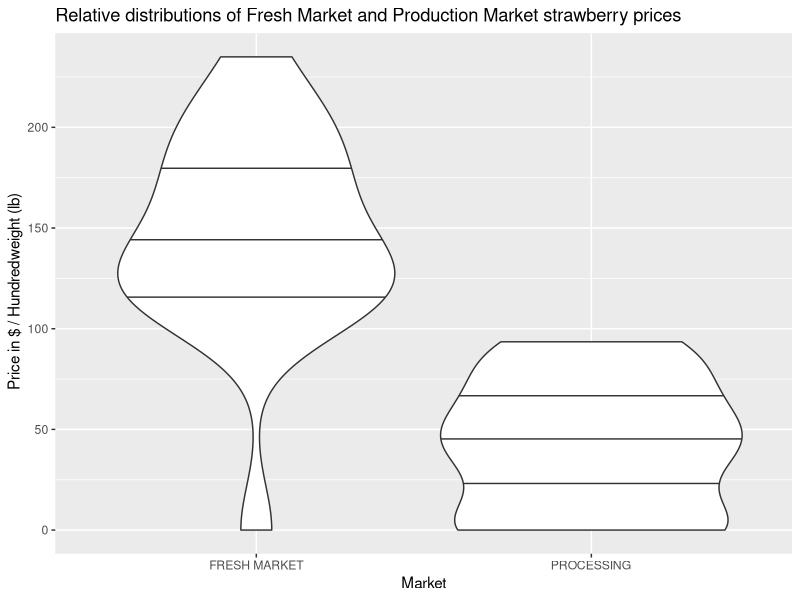
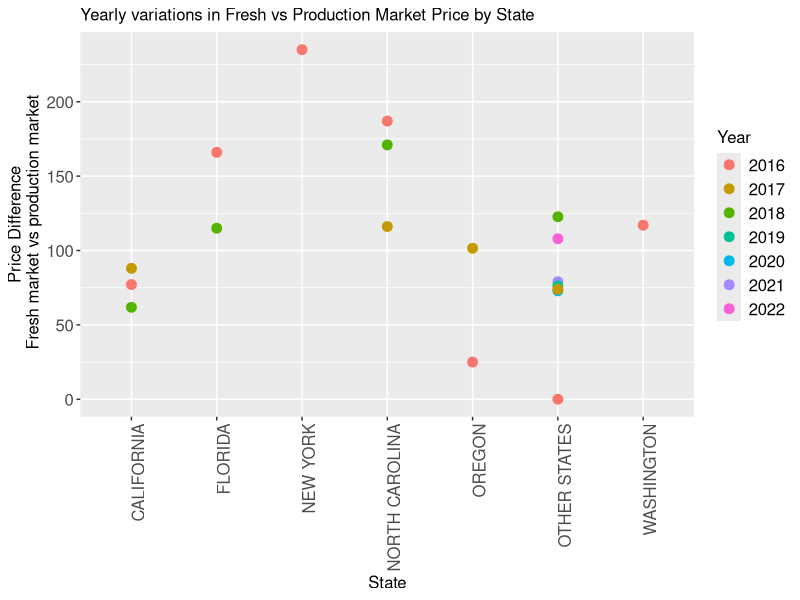
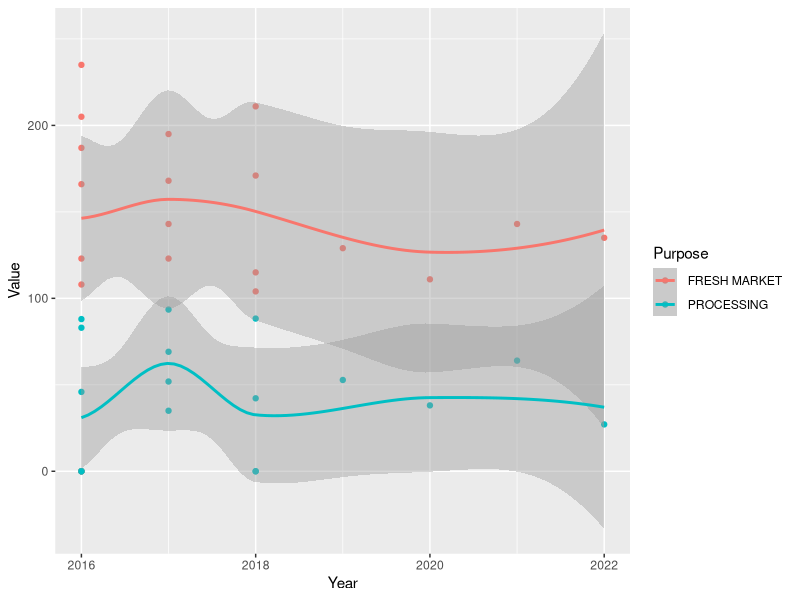
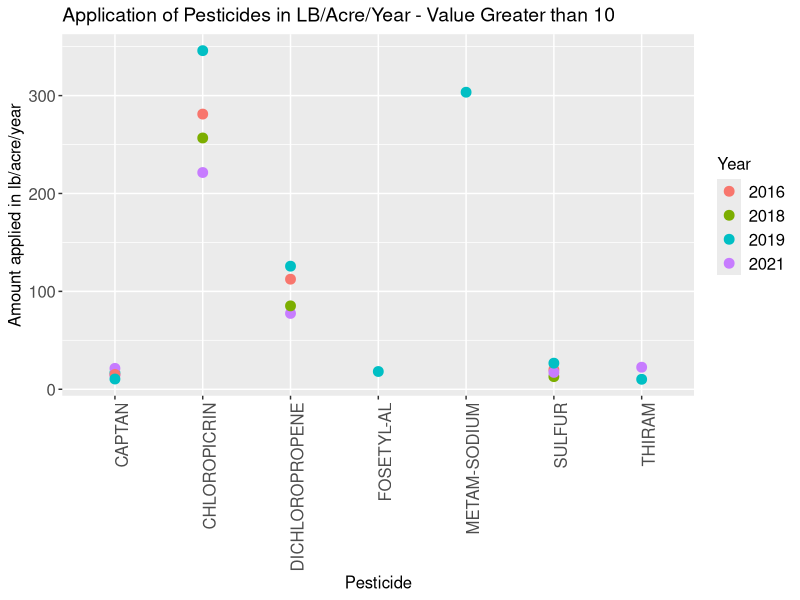

These figures' R source, in order:
## ---- chunk 1

#Loading the libraries we shall need
library(knitr)
library(tidyverse)
library(stringr)
library(ggplot2)

strwb_survey<- read.csv("strwb_survey.csv", header = TRUE)

#Extracting the data relevant to chemicals using the Pesticide or Market Column

strwb_survey_c<- strwb_survey |> filter(Pesticide_or_Market == " BEARING - APPLICATIONS")
strwb_mkt<- strwb_survey |> filter(Pesticide_or_Market != " BEARING - APPLICATIONS")
## ---- chunk 2
strwb_mkt |> distinct(Price_or_Weight.)

strwb_mkt <- strwb_mkt |> rename(PriceProduction = Price_or_Weight.)
## ---- chunk 3

#Getting Price or Production values
strwb_mkt$PriceProduction<-ifelse(is.na(strwb_mkt$PriceProduction)==FALSE,
                                   strwb_mkt$PriceProduction,
  ifelse(str_detect(strwb_mkt$Pesticide_or_Market,"PRODUCTION")==TRUE |
    str_detect(strwb_mkt$Measurement_Unit,"PRODUCTION")==TRUE,"PRODUCTION",
  ifelse(str_detect(strwb_mkt$Pesticide_or_Market,"PRICE RECEIVED")==TRUE |       str_detect(strwb_mkt$Measurement_Unit,"PRICE RECEIVED")==TRUE,
         "PRICE RECEIVED",strwb_mkt$PriceProduction)))

#Changing the name of Pesticide or Market

strwb_mkt<- strwb_mkt |> rename(
                                Purpose = Pesticide_or_Market
)

## ---- chunk 4
strwb_mkt$Measurement_Unit<- ifelse(is.na(strwb_mkt$Measurement_Unit),
                                    strwb_mkt$Purpose,strwb_mkt$Measurement_Unit)
strwb_mkt$Purpose<- str_replace(strwb_mkt$Purpose,"- PRICE RECEIVED","")
strwb_mkt$Purpose<- str_replace(strwb_mkt$Purpose,"- PRODUCTION","")

strwb_mkt$Purpose<- ifelse(str_detect(strwb_mkt$Purpose,"MEASURED")==TRUE, "AGGREGATE",
                           strwb_mkt$Purpose)

strwb_mkt$Aggregate_type<- ifelse(strwb_mkt$Purpose == "Aggregate", 
                                  strwb_mkt$Measurement_Unit,
                                  strwb_mkt$Aggregate_type)
## ---- chunk 5

a<- strwb_mkt$Measurement_Unit[which(str_detect(strwb_mkt$Measurement_Unit,"MEASURED")==FALSE)]
b<- strwb_mkt$Aggregate_type[which(str_detect(strwb_mkt$Measurement_Unit,"MEASURED")==FALSE)]

strwb_mkt$Aggregate_type[which(str_detect(strwb_mkt$Measurement_Unit,"MEASURED")==FALSE)]<- a
strwb_mkt$Measurement_Unit[which(str_detect(strwb_mkt$Measurement_Unit,"MEASURED")==FALSE)]<- b

#Casting all non numeric values as NA
strwb_mkt$Value<- suppressWarnings(as.numeric(strwb_mkt$Value))
## ---- chunk 6
#Getting the Chemical Type and putting it into its own column
strwb_survey_chem1 <- strwb_survey_c |> mutate(`Chemical Type` = 
                                               str_sub(Domain,str_locate(Domain,"CHEMICAL,")[,2]+1,),
                                             .after= Domain.Category)

#Extracting Chemical Name into a column
strwb_survey_chem1<- strwb_survey_chem1 |> mutate(`Chemical Name`=
                                                    str_sub(Domain.Category,
                                                    str_locate(Domain.Category,":")[,2]+3,
                                                    str_locate(Domain.Category,"=")[,1]-2),
                                                  .after = `Chemical Type`)
#Extracting Chemical ID into a column
strwb_survey_chem1<- strwb_survey_chem1 |> mutate(`Chemical ID`=
                                                    str_sub(Domain.Category,-7), .after= `Chemical Name`)
strwb_survey_chem1$`Chemical ID`<- str_sub(strwb_survey_chem1$`Chemical ID`,1,-2)
strwb_survey_chem1$`Chemical ID`<- ifelse(strwb_survey_chem1$Domain=="TOTAL",NA,strwb_survey_chem1$`Chemical ID`)
strwb_survey_chem1$`Chemical ID`<- ifelse(str_detect(strwb_survey_chem1$Domain.Category,"TOTAL")==TRUE,NA,strwb_survey_chem1$`Chemical ID`)
strwb_survey_chem1$`Chemical ID`<- str_replace(strwb_survey_chem1$`Chemical ID`,"=","")
strwb_survey_chem1$`Chemical ID`<- str_trim(strwb_survey_chem1$`Chemical ID`, side = 'both')

strwb_survey_chem<- strwb_survey_chem1
## ---- chunk 7
#Creating a list of distinct chemical names in the dataset, their ids
chemical_list<- strwb_survey_chem |> filter(is.na(`Chemical Name`)!=TRUE) |>
                distinct(`Chemical Name`,.keep_all = TRUE)|> 
                select(`Chemical Name`,`Chemical ID`)

#Finding the CAS numbers corresponding to each chemical:

CAS_no<- c("131860-33-8","","","","","","1219521-95-5","1303-96-4","188425-85-6",
           "","133-06-2","20543-04-8","180409-60-3","121552-61-2","119446-68-3",
           "126833-17-8","131341-86-1","658066-35-4","907204-31-3","39148-24-8",
           "875915-78-9","70630-17-0","13492-26-7","88671-89-0","183675-82-3",
           "146659-78-1","	298-14-6","60207-90-1","	175013-18-0","53112-28-0",
           "878790-59-1","","7704-34-9","112281-77-3","23564-05-8","137-26-8",
           "141517-21-7","68694-11-1","128639-02-1","103361-09-7","38641-94-0",
           "70901-12-1","15299-99-7","42874-03-3","1910-42-5","	40487-42-1",
           "71751-41-2","57960-19-7","135410-20-7","108168-76-9","63428-82-0",
           "149877-41-8","82657-04-3","68038-71-1","68038-71-1","68038-71-1",
           "68038-71-1","68038-71-1","69327-76-0","","120962-03-0","500008-45-7",
           "","736994-63-1","400882-07-7","333-41-5","153233-91-1","13356-08-6",
           "39515-41-8","134098-61-6","158062-67-0","951659-40-8","","78587-05-0",
           "138261-41-3","121-75-5","161050-58-4","300-76-5","8002-65-1","947173-77-5",
           "116714-46-6","64742-89-8","51-03-6","67701-09-1","8003-34-7","96489-71-3",
           "95737-68-1","935545-74-7","131929-60-7","283594-90-1","153719-23-4",
           "135158-54-2","334-48-5","124-07-2","8023-77-6","76-06-2","542-75-6",
           "76674-21-0","8000-78-0","7722-84-1","10045-86-0","137-41-7","8012-95-1",
           "","79-21-0","1312-76-1","","","1228284-64-7","99129-21-2","14215-52-2",
           "87674-68-8","81406-37-3","100784-20-1","145701-23-1","63-25-2","120928-09-8",
           "946578-00-3","525-79-1","16672-87-0","133-32-4","","20427-59-2","67892-31-3",
           "77182-82-2","	122836-35-5","2921-88-2","8001-22-7","1315501-18-8","","",
           "68038-71-1","","108-62-3","137-42-8","","1332-65-6","2439-10-3","66332-96-5",
           "2008-39-1","32341-80-3","52315-07-8","68424-85-1","32426-11-2","5538-94-3",
           "7173-51-5","36734-19-7","155569-91-8","91465-08-6","203313-25-1","57-06-7",
           "624-92-0","1317-39-1","63718-65-0","272451-65-7","74-83-9","1897-45-6",
           "120116-88-3","8018-01-7","115-29-7","404-86-4","",	"57754-85-5","122-34-9",
           "5902-51-2","15708-41-5","81777-89-1")

chemical_list$CAS_no<- CAS_no

## ---- chunk 8
#Reading in UN information on hazards by CAS number
library(readxl)
hazards <- read_xlsx("WHO_codes.xlsx")
hazards$CAS_no <- str_trim(str_sub(hazards$CAS,1,str_locate(hazards$CAS," ")[,2]),"both")

codes<- hazards$CAS_no

hazards$Toxicity<- str_sub(hazards$CAS, str_locate(hazards$CAS,
                    fixed(hazards$CAS_no))[,2],)

hazards$Toxicity <- str_match(hazards$Toxicity, " \\s*(.*?)\\s* ")[,2]

hazards<- hazards |> select(-CAS)

hazards$Hazard <- ifelse(hazards$Toxicity=="Ia","Extremely hazardous",
                  ifelse(hazards$Toxicity=="Ib","Highly hazardous",
                  ifelse(hazards$Toxicity=="II","Moderately hazardous",
                  ifelse(hazards$Toxicity=="III", "Slightly hazardous",
                  ifelse(hazards$Toxicity =="U","Not acutely hazardous",
                  ifelse(hazards$Toxicity=="FM","Fumigant","Obsolete"))))))

hazard_info<- merge(x =chemical_list,y=hazards,by="CAS_no", x.chemical_list=TRUE)

#adding in a few chemicals whose codes were missing by hand

hazard_info<-rbind(hazard_info,c("20543-04-8","COPPER OCTANOATE","	
23306","U","Not acutely hazardous"))

hazard_info<-rbind(hazard_info,c("2180409-60-3","	
CYFLUFENAMID","555550","U","Not acutely hazardous"))

hazard_info<-rbind(hazard_info,c("121552-61-2","CYPRODINIL","	
288202","U","Not acutely hazardous"))

hazard_info<-rbind(hazard_info,c("70630-17-0","	
MEFENOXAM","113502","III","Slightly hazardous"))

hazard_info<-rbind(hazard_info,c("","PAECILOMYCES FUMOSOR","115002","U",
                                 "Not acutely hazardous"))


strwb_chem_info<- merge(x=strwb_survey_chem,y=hazard_info, by= "Chemical Name", 
                        all.x=TRUE)

strwb_chem_info$Value <- suppressWarnings(as.numeric(strwb_chem_info$Value))
strwb_chem_info$Value <- ifelse(strwb_chem_info$Value == "	
(NA)", NA,strwb_chem_info$Value)
## ---- chunk 9
#We are going to filter our data set so we look only at those entries for which we have hazard information

chem<- strwb_chem_info |> filter(is.na(Hazard)!=TRUE)

#Data with the aggregate type = AVG. What does AVG actually show us?

avg_chem <- chem |> filter(Aggregate_type==" AVG")
non_avg_chem <- chem |> filter(is.na(Aggregate_type)==TRUE)
## ---- chunk 10
# There are a lot of NA values in this dataset. Let's remove them and see what we get from the rest:
mkt_eda<- strwb_mkt |> filter(is.na(Value)==FALSE)

#Looking at prices per cwt:

prices<- mkt_eda |> filter( Measurement_Unit == " MEASURED IN $ / CWT") |>
  filter(Purpose != "AGGREGATE") |> 
  group_by(Purpose)

ggplot(prices, aes(Purpose, Value))+
  geom_violin(draw_quantiles = c(0.25,0.5,0.75))+
  labs(
    title="Relative distributions of Fresh Market and Production Market strawberry prices",
    x="Market", y=" Price in $ / Hundredweight (lb)"
  )
  

## ---- chunk 11
state_prices<- mkt_eda |> filter( Measurement_Unit == " MEASURED IN $ / CWT") |>
  filter(Purpose != "AGGREGATE") |> group_by(State)

#calcualte the difference between each row:

state_prices<- state_prices |> mutate(market_diff = 
  Value - lag(Value, default = Value[1])) |> select(Year, State, market_diff) 

rows <- seq(1,38)
diff_state_prices<- state_prices[rows%%2==0,]
diff_state_prices$market_diff<- abs(diff_state_prices$market_diff)
diff_state_prices$Year<- factor(diff_state_prices$Year)
  
ggplot(diff_state_prices, aes(State, market_diff, color = Year))+
  geom_point(size=3)+theme(axis.text.x = element_text(angle = 90, vjust = 1, 
                                                      hjust=1),
                           plot.title = element_text(size=12),
                        axis.text=element_text(size=12),
                        axis.title=element_text(size=12),
                        legend.title = element_text(size=12),
                        legend.text = element_text(size=12))+
  labs(title="Yearly variations in Fresh vs Production Market Price by State",
       x="State", y= "Price Difference\n Fresh market vs production market")
  



## ---- chunk 12
g<-ggplot(data=prices, aes(Year, Value, color=Purpose))+
  geom_point()+suppressWarnings(stat_smooth())
suppressWarnings(print(g))
## ---- chunk 13
years<- avg_chem |> filter(Measurement_Unit==" MEASURED IN LB / ACRE / YEAR") |>
  group_by(`Chemical Name`) |>  filter(Value>10)

years<- years |> filter(is.na(Value)==FALSE)
years$Year<- factor(years$Year) 

ggplot(years, aes(`Chemical Name` ,Value, color=Year))+ 
  geom_point(size=3)+
  theme(axis.text.x = element_text(angle = 90, vjust = 1, hjust=1),
        plot.title = element_text(size=14), 
        axis.text=element_text(size=12),
        axis.title=element_text(size=12), 
        legend.title = element_text(size=12), 
        legend.text = element_text(size=12))+ 
  labs(title="Application of Pesticides in LB/Acre/Year - Value Greater than 10", x="Pesticide", y= "Amount applied in lb/acre/year")
